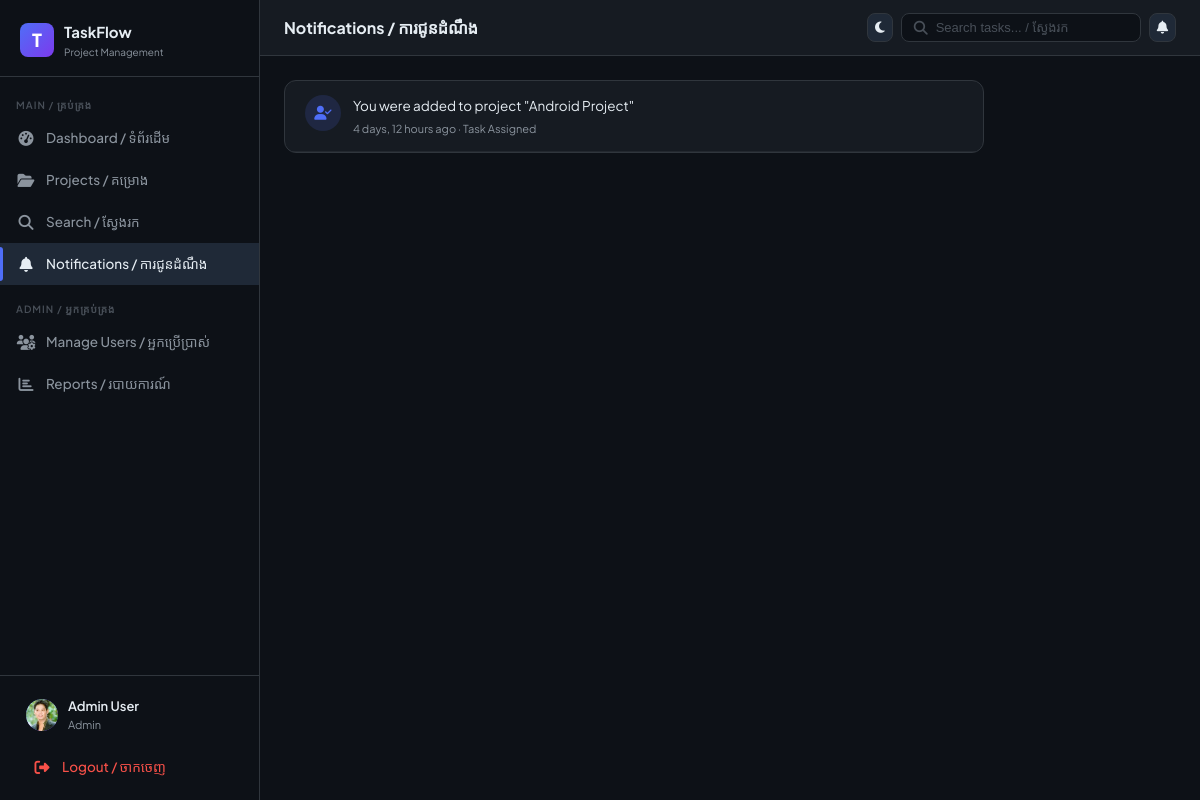
/notifications/ (signed in), run on the app's committed database.
### core/models.py (models this page shows, shortened)
class User(AbstractUser):
    ROLE_CHOICES = [("admin", "Admin"), ("member", "Member")]
    role = models.CharField(max_length=10, choices=ROLE_CHOICES, default="member")
    avatar = models.ImageField(upload_to="avatars/", blank=True, null=True)
    is_active = models.BooleanField(default=True)
    @property
    def is_admin(self):
        return self.role == "admin"

class Notification(models.Model):
    TYPE_CHOICES = [
        ("assigned", "Task Assigned"),
        ("comment", "New Comment"),
        ("deadline", "Deadline Soon"),
        ("status", "Status Changed"),
        ("mention", "Mentioned"),
    ]
    user = models.ForeignKey(
        User, on_delete=models.CASCADE, related_name="notifications"
    )
    type = models.CharField(max_length=20, choices=TYPE_CHOICES)
    message = models.TextField()
    link = models.CharField(max_length=255, blank=True)
    is_read = models.BooleanField(default=False)
    created_at = models.DateTimeField(auto_now_add=True)
    class Meta:
        ordering = ["-created_at"]

### core/views.py (the view)
# urls.py: path('notifications/',                   api_views.NotificationListAPIView.as_view(),         name='api_notifications'),
@login_required
def notifications(request):
    notifs = request.user.notifications.all()[:30]
    request.user.notifications.filter(is_read=False).update(is_read=True)
    context = {
        "notifications": notifs,
        "unread_count": 0,
    }
    return render(request, "notifications.html", context)

### templates/notifications.html (shortened to what this page needs)
{% extends 'base.html' %}
{% block page_title %}Notifications / ការជូនដំណឹង{% endblock %}
{% block content %}
<div style="max-width:700px">
  <div class="card">
    <div class="card-body" style="padding:0">
      {% for n in notifications %}
      <div style="display:flex;align-items:flex-start;gap:12px;padding:14px 20px;border-bottom:1px solid rgba(48,54,61,.5);{% if not n.is_read %}background:rgba(79,110,247,.04){% endif %}">
        <div style="width:36px;height:36px;border-radius:50%;flex-shrink:0;display:flex;align-items:center;justify-content:center;
          {% if n.type == 'assigned' %}background:rgba(79,110,247,.15);color:var(--accent)
          {% elif n.type == 'comment' %}background:rgba(46,160,67,.15);color:var(--green)
          {% elif n.type == 'deadline' %}background:rgba(210,153,34,.15);color:var(--yellow)
          {% else %}background:rgba(139,148,158,.1);color:var(--text-muted){% endif %}">
          <i class="fa-solid fa-{% if n.type == 'assigned' %}user-check{% elif n.type == 'comment' %}comment{% elif n.type == 'deadline' %}clock{% else %}bell{% endif %}"></i>
        </div>
        <div style="flex:1">
          <div style="font-size:13.5px;{% if not n.is_read %}font-weight:600{% endif %}">{{ n.message }}</div>
          <div style="font-size:11px;color:var(--text-muted);margin-top:3px">{{ n.created_at|timesince }} ago · {{ n.get_type_display }}</div>
        </div>
      </div>
      {% empty %}
      <div style="text-align:center;padding:64px;color:var(--text-muted)">
        <i class="fa-solid fa-bell-slash" style="font-size:40px;margin-bottom:16px;display:block;opacity:.2"></i>
        No notifications yet / មិនទាន់មានការជូនដំណឹង
      </div>
      {% endfor %}
    </div>
  </div>
</div>
{% endblock %}

### templates/base.html (shortened to what this page needs)
{% load static %}
<!doctype html>
<html lang="km-en">
  <head>
    <link rel="stylesheet" href="{% static 'css/main.css' %}" />
    <link
      rel="stylesheet"
      href="https://cdnjs.cloudflare.com/ajax/libs/font-awesome/6.5.0/css/all.min.css"
    />
  </head>
  <body>
    <aside class="sidebar" id="sidebar">
      <div class="sidebar-logo">
        <div class="logo-icon">T</div>
        <div>
          <div class="logo-text">TaskFlow</div>
          <div class="logo-sub">Project Management</div>
        </div>
      </div>
      <nav class="sidebar-nav">
        <div class="nav-section">Main / គ្រប់គ្រង</div>
        <a
          href="{% url 'dashboard' %}"
          class="nav-link {% if request.resolver_match.url_name == 'dashboard' %}active{% endif %}"
        >
          <span class="nav-icon"><i class="fa-solid fa-gauge-high"></i></span>
          Dashboard / ទំព័រដើម
        </a>
        <a
          href="{% url 'projects' %}"
          class="nav-link {% if 'project' in request.resolver_match.url_name %}active{% endif %}"
        >
          <span class="nav-icon"><i class="fa-solid fa-folder-open"></i></span>
          Projects / គម្រោង
        </a>
        <a
          href="{% url 'search' %}"
          class="nav-link {% if request.resolver_match.url_name == 'search' %}active{% endif %}"
        >
          <span class="nav-icon"
            ><i class="fa-solid fa-magnifying-glass"></i
          ></span>
          Search / ស្វែងរក
        </a>
        <a
          href="{% url 'notifications' %}"
          class="nav-link {% if request.resolver_match.url_name == 'notifications' %}active{% endif %}"
        >
          <span class="nav-icon"><i class="fa-solid fa-bell"></i></span>
          Notifications / ការជូនដំណឹង
        </a>
        {% if user.is_admin %}
        <div class="nav-section" style="margin-top: 8px">
          Admin / អ្នកគ្រប់គ្រង
        </div>
        <a
          href="{% url 'admin_users' %}"
          class="nav-link {% if request.resolver_match.url_name == 'admin_users' %}active{% endif %}"
        >
          <span class="nav-icon"><i class="fa-solid fa-users-gear"></i></span>
          Manage Users / អ្នកប្រើប្រាស់
        </a>
        <a
          href="{% url 'admin_reports' %}"
          class="nav-link {% if request.resolver_match.url_name == 'admin_reports' %}active{% endif %}"
        >
          <span class="nav-icon"><i class="fa-solid fa-chart-bar"></i></span>
          Reports / របាយការណ៍
        </a>
        {% endif %}
      </nav>
      <div class="sidebar-footer">
        <a href="{% url 'profile' %}" class="user-card">
          <div class="user-avatar">
            {% if user.avatar %}<img src="{{ user.avatar.url }}" alt="" />
            {% else %}{{ user.username|first|upper }}{% endif %}
          </div>
          <div class="user-info">
            <div class="user-name">
              {{ user.get_full_name|default:user.username }}
            </div>
            <div class="user-role">{{ user.role }}</div>
          </div>
        </a>
        <a
          href="{% url 'logout' %}"
          class="nav-link"
          style="margin-top: 4px; color: var(--red)"
        >
          <span class="nav-icon"
            ><i class="fa-solid fa-right-from-bracket"></i
          ></span>
          Logout / ចាកចេញ
        </a>
      </div>
    </aside>
    <div class="main-content">
      <div class="topbar">
        <div class="topbar-title">{% block page_title %}{% endblock %}</div>
        <div class="topbar-actions">
          <button
            id="themeToggle"
            class="btn btn-icon btn-secondary"
            type="button"
          >
            <i class="fa-solid fa-moon" id="themeIcon"></i>
          </button>
          <form action="{% url 'search' %}" method="get" class="search-bar">
            <i
              class="fa-solid fa-magnifying-glass"
              style="color: var(--text-faint)"
            ></i>
            <input
              type="text"
              name="q"
              placeholder="Search tasks... / ស្វែងរក"
              value="{{ request.GET.q }}"
            />
          </form>
          <a
            href="{% url 'notifications' %}"
            class="btn btn-icon btn-secondary"
            style="position: relative"
          >
            <i class="fa-solid fa-bell"></i>
          </a>
        </div>
      </div>
      <div class="page-content">
         {% block content %}{% endblock %}
      </div>
    </div>
  </body>
</html>

### data on the page
User: avatar (picture), get_full_name "Admin User", role "Admin"
Notification: message "You were added to project \"Android Project\"", created_at "4 days, 12 hours", type "Task Assigned"
